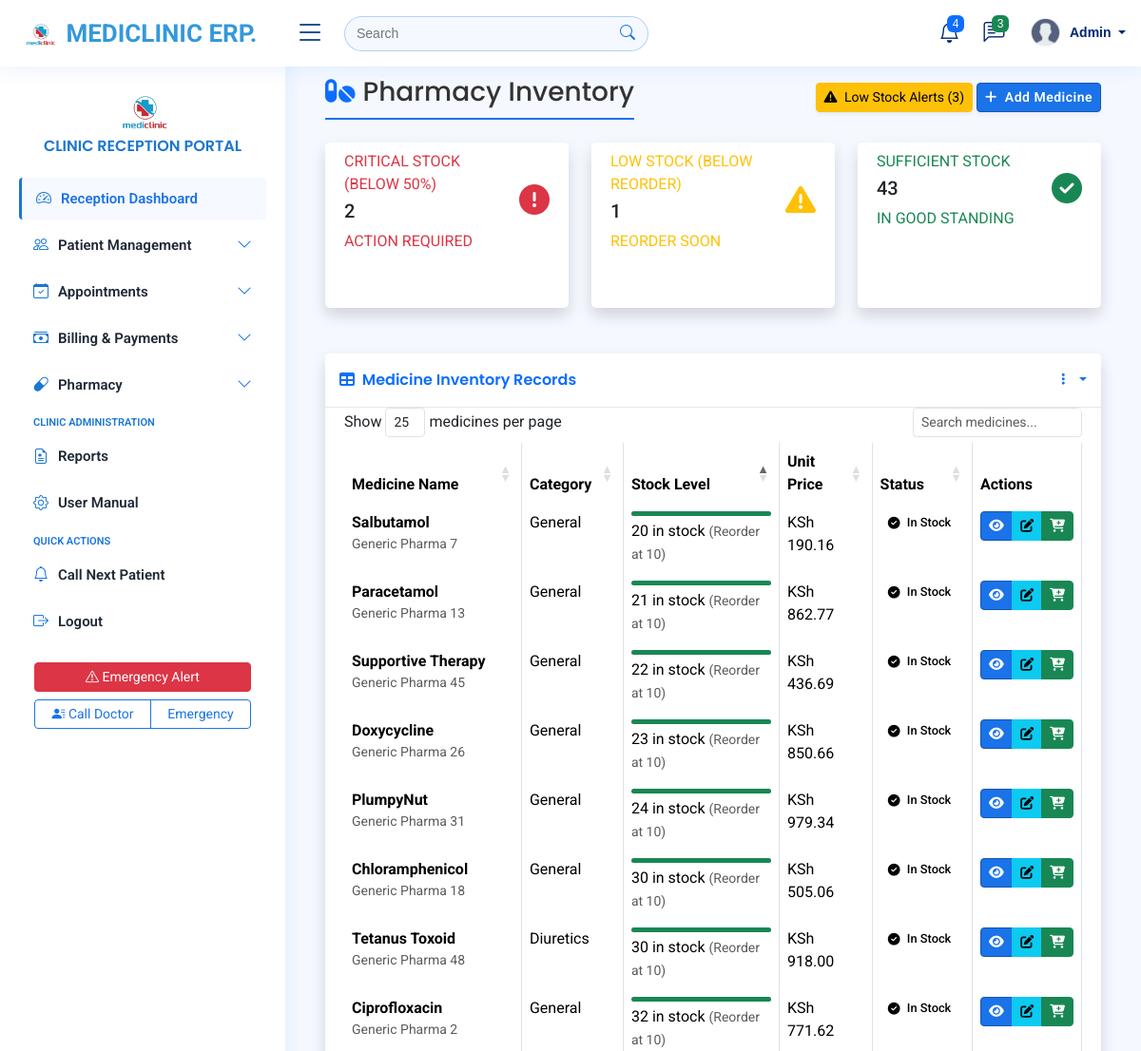
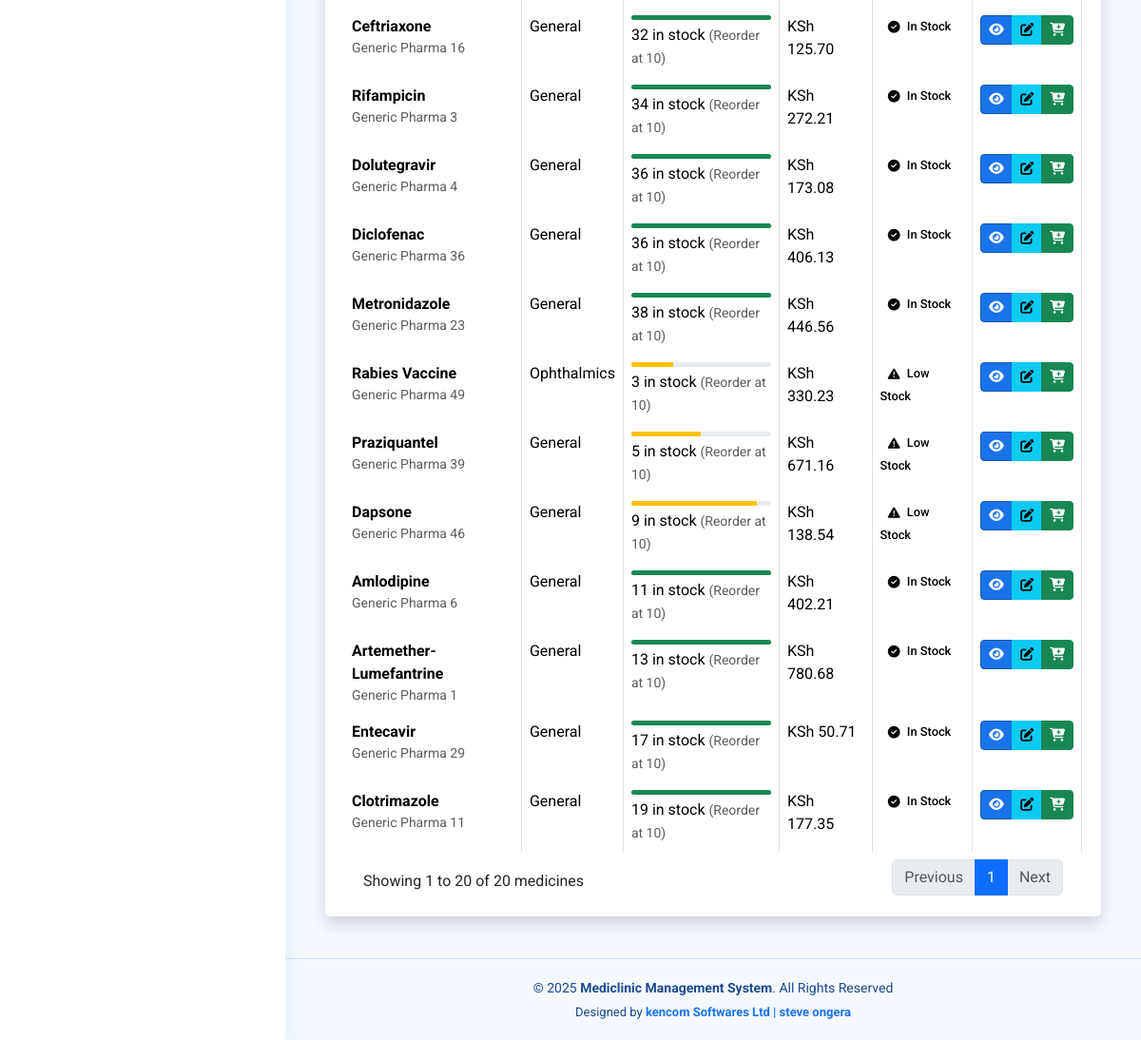
Before: /medicines/ with the older database file (2 pictures, top to bottom).
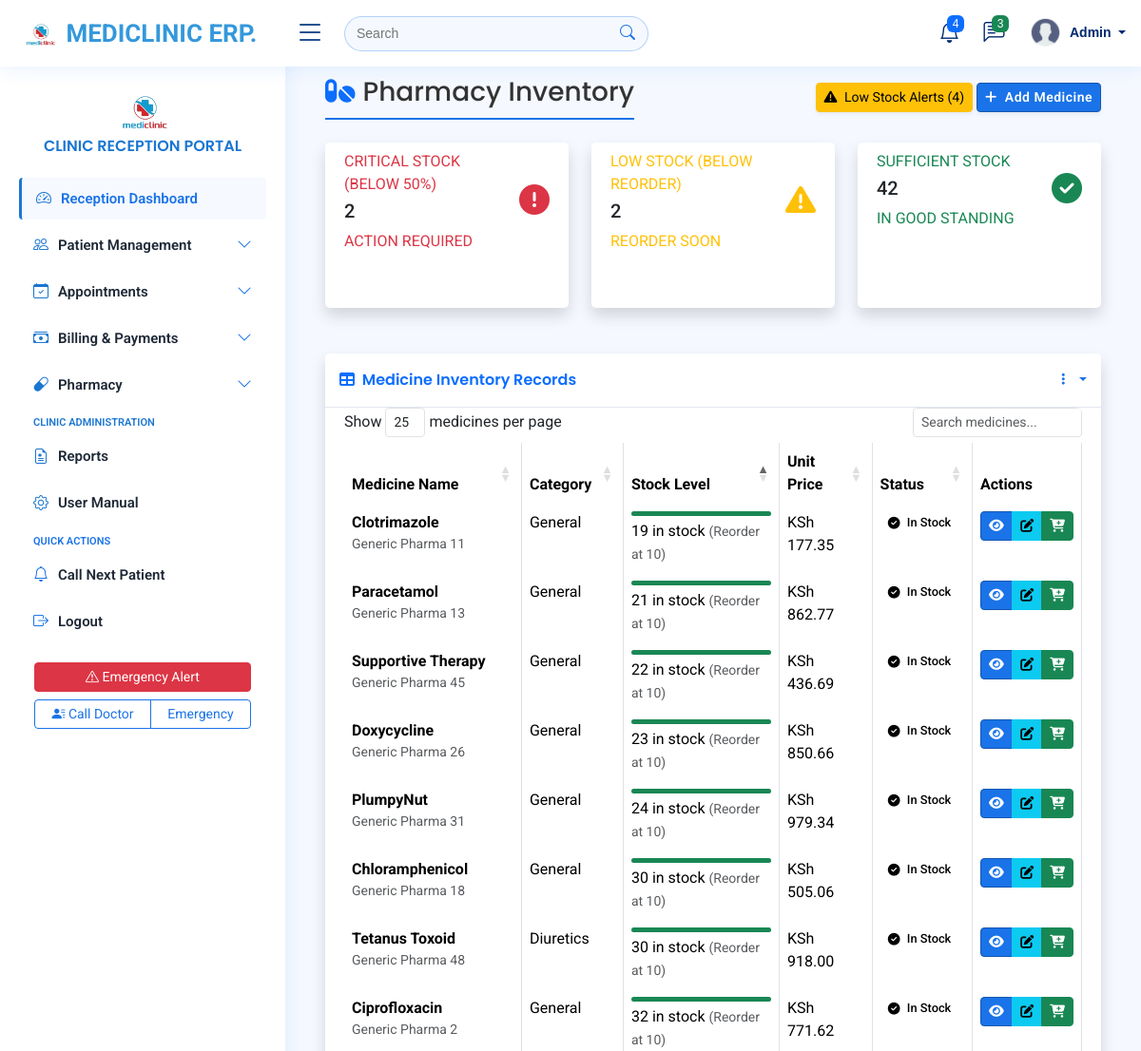
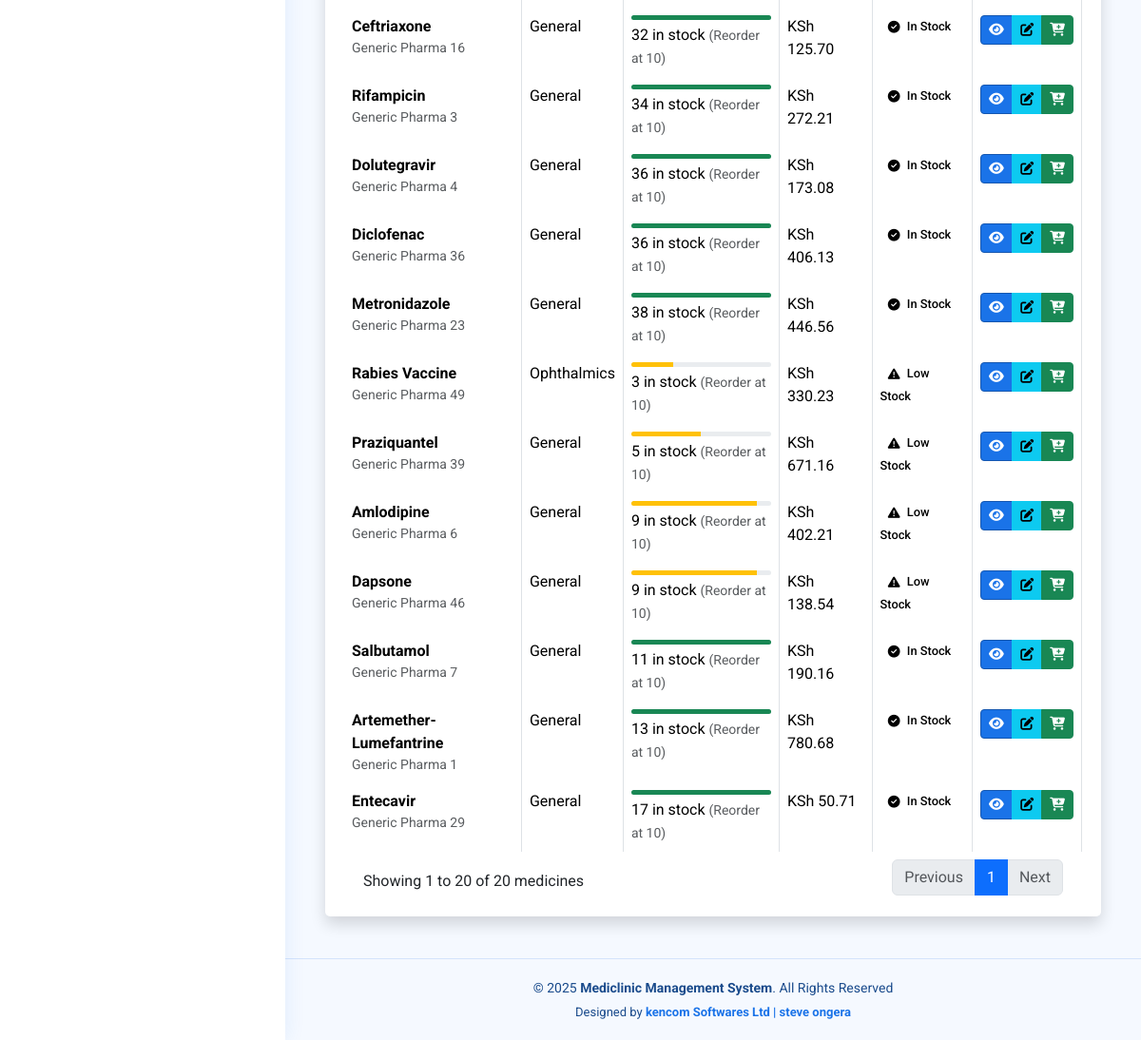
After: the same page with the newer database file (2 pictures, top to bottom).
### myapplication/models.py (models this page shows, shortened)
class Medicine(models.Model):
    name = models.CharField(max_length=200)
    category = models.ForeignKey('MedicineCategory', on_delete=models.SET_NULL, null=True, blank=True)
    description = models.TextField(blank=True, null=True)
    quantity_in_stock = models.PositiveIntegerField(default=0)
    unit_price = models.DecimalField(max_digits=10, decimal_places=2)
    reorder_level = models.PositiveIntegerField(default=10)
    manufacturer = models.CharField(max_length=200, blank=True, null=True)
    expiry_date = models.DateField(blank=True, null=True)
    batch_number = models.CharField(max_length=100, blank=True, null=True)
    image = models.ImageField(upload_to='medicine_images/', blank=True, null=True)  # ✅ New field
    created_at = models.DateTimeField(auto_now_add=True)
    updated_at = models.DateTimeField(auto_now=True)
    @property
    def is_low_stock(self):
        return self.quantity_in_stock <= self.reorder_level

class MedicineCategory(models.Model):
    name = models.CharField(max_length=100)
    description = models.TextField(blank=True, null=True)
    def __str__(self):
        return self.name

### myapplication/views.py (the view)
# urls.py: path('medicines/', views.MedicineStockListView.as_view(), name='medicine_stock_list'),
class MedicineStockListView(ListView):
    model = Medicine
    template_name = 'medicines/stock_list.html'
    context_object_name = 'medicines'
    paginate_by = 20
    def get_queryset(self):
        return Medicine.objects.all().order_by('quantity_in_stock')
    def get_context_data(self, **kwargs):
        context = super().get_context_data(**kwargs)
        critical = Medicine.objects.filter(quantity_in_stock__lte=F('reorder_level')/2)
        warning = Medicine.objects.filter(
            quantity_in_stock__gt=F('reorder_level')/2,
            quantity_in_stock__lte=F('reorder_level')
        )
        sufficient = Medicine.objects.filter(quantity_in_stock__gt=F('reorder_level'))
        context.update({
            'critical_count': critical.count(),
            'warning_count': warning.count(),
            'sufficient_count': sufficient.count(),
        })
        return context

### templates/medicines/stock_list.html (shortened to what the changed rows need)
{% extends 'base/base.html' %}
{% load custom_filters %}
{% load static %}
{% block content %}
<link href="{% static 'vendor/datatables/dataTables.bootstrap4.min.css' %}" rel="stylesheet">
<div class="container-fluid">
    <div class="d-sm-flex align-items-center justify-content-between mb-4">
        <h1 class="h3 mb-0 text-gray-800">
            <i class="fas fa-pills text-primary me-2"></i>Pharmacy Inventory
        </h1>
        <div>
            <a href="{% url 'low_stock_medicines' %}" class="btn btn-sm btn-warning shadow-sm">
                <i class="fas fa-exclamation-triangle me-1"></i> Low Stock Alerts ({{ critical_count|add:warning_count }})
            </a>
            <a href="#" class="btn btn-sm btn-primary shadow-sm" data-toggle="modal" data-target="#addMedicineModal">
                <i class="fas fa-plus me-1"></i> Add Medicine
            </a>
        </div>
    </div>
    <div class="row mb-4">
        <div class="col-xl-4 col-md-6 mb-4">
            <div class="card border-left-warning shadow h-100 py-2">
                <div class="card-body">
                    <div class="row no-gutters align-items-center">
                        <div class="col mr-2">
                            <div class="text-xs font-weight-bold text-warning text-uppercase mb-1">
                                Low Stock (Below Reorder)</div>
                            <div class="h5 mb-0 font-weight-bold text-gray-800">{{ warning_count }}</div>
                            <div class="mt-2 text-xs">
                                <span class="text-warning font-weight-bold">REORDER SOON</span>
                            </div>
                        </div>
                    </div>
                </div>
            </div>
        </div>
        <div class="col-xl-4 col-md-6 mb-4">
            <div class="card border-left-success shadow h-100 py-2">
                <div class="card-body">
                    <div class="row no-gutters align-items-center">
                        <div class="col mr-2">
                            <div class="text-xs font-weight-bold text-success text-uppercase mb-1">
                                Sufficient Stock</div>
                            <div class="h5 mb-0 font-weight-bold text-gray-800">{{ sufficient_count }}</div>
                            <div class="mt-2 text-xs">
                                <span class="text-success font-weight-bold">IN GOOD STANDING</span>
                            </div>
                        </div>
                    </div>
                </div>
            </div>
        </div>
    </div>
    <div class="card shadow mb-4">
        <div class="card-body">
            <div class="table-responsive">
                <table class="table table-bordered table-hover" id="medicineTable" width="100%" cellspacing="0">
                    <thead class="thead-light">
                        <tr>
                            <th>Medicine Name</th>
                            <th>Category</th>
                            <th>Stock Level</th>
                            <th>Unit Price</th>
                            <th>Status</th>
                            <th>Actions</th>
                        </tr>
                    </thead>
                    <tbody>
                        {% for medicine in medicines %}
                        <tr class="{% if medicine.quantity_in_stock <= medicine.reorder_level|divisibleby:2 %}stock-critical
                                  {% elif medicine.is_low_stock %}stock-warning
                                  {% else %}stock-good{% endif %}">
                            <td>
                                <strong>{{ medicine.name }}</strong>
                                {% if medicine.manufacturer %}
                                <div class="text-muted small">{{ medicine.manufacturer }}</div>
                                {% endif %}
                            </td>
                            <td>{{ medicine.category|default:"-" }}</td>
                            <td>
                                <div class="progress mb-1" style="height: 5px;">
                                    {% widthratio medicine.quantity_in_stock medicine.reorder_level 100 as stock_percent %}
                                    <div class="progress-bar
                                        {% if medicine.quantity_in_stock <= medicine.reorder_level|divisibleby:2 %}bg-danger
                                        {% elif medicine.is_low_stock %}bg-warning
                                        {% else %}bg-success{% endif %}"
                                        role="progressbar"
                                        style="width: {% if stock_percent > 100 %}100{% else %}{{ stock_percent }}{% endif %}%"
                                        aria-valuenow="{{ stock_percent }}"
                                        aria-valuemin="0"
                                        aria-valuemax="100">
                                    </div>
                                </div>
                                <div>
                                    {{ medicine.quantity_in_stock }} in stock
                                    <span class="text-muted small">(Reorder at {{ medicine.reorder_level }})</span>
                                </div>
                            </td>
                            <td class="font-weight-bold">KSh {{ medicine.unit_price }}</td>
                            <td>
                                {% if medicine.quantity_in_stock <= medicine.reorder_level|divisibleby:2 %}
                                <span class="status-badge badge-danger">
                                    <i class="fas fa-exclamation-circle me-1"></i> Critical
                                </span>
                                {% elif medicine.is_low_stock %}
                                <span class="status-badge badge-warning">
                                    <i class="fas fa-exclamation-triangle me-1"></i> Low Stock
                                </span>
                                {% else %}
                                <span class="status-badge badge-success">
                                    <i class="fas fa-check-circle me-1"></i> In Stock
                                </span>
                                {% endif %}
                            </td>
                            <td>
                                <div class="btn-group btn-group-sm" role="group">
                                    <a href="{% url 'medicine_detail' medicine.pk %}"
                                       class="btn btn-primary"
                                       data-toggle="tooltip"
                                       title="View Details">
                                        <i class="fas fa-eye"></i>
                                    </a>
                                    <a href="#"
                                       class="btn btn-info"
                                       data-toggle="tooltip"
                                       title="Edit Medicine">
                                        <i class="fas fa-edit"></i>
                                    </a>
                                    <a href="#"
                                       class="btn btn-success"
                                       data-toggle="tooltip"
                                       title="Restock">
                                        <i class="fas fa-cart-plus"></i>
                                    </a>
                                </div>
                            </td>
                        </tr>
                        {% endfor %}
                    </tbody>
                </table>
            </div>
        </div>
    </div>
</div>
{% endblock %}

Changed rows visible on the page:
changed Medicine "Amlodipine": quantity_in_stock "11" → "9"; quantity_in_stock "In Stock" → "Low Stock"; moves up the list
changed Medicine "Salbutamol": quantity_in_stock "20" → "11"; moves up the list
Other visible differences:
{{ critical_count|add:warning_count }}: "3" → "4"
{{ warning_count }}: "1" → "2"
{{ sufficient_count }}: "43" → "42"
